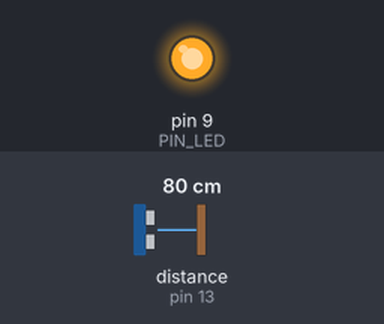
A sketch run on a simulated Arduino Uno, built with avr-gcc and run on an emulated ATmega328P. On the bench: output pins drawn as LEDs (lit = HIGH). Wiring (inferred from the names in the program): ultrasonic range finder: trigger pin 12; echo pin 13. Dashed ring = blinking. The inputs (shaded band) are chosen by the test bench; at power-on: distance to the obstacle (sensor on pin 13) 80 cm. The echo pulse lasts 58.3 µs per cm; pins used as bus, display or sensor lines are not drawn; what the sketch prints to the serial monitor is not drawn.

Above: at 1.2 s.
1.3 s: distance to the obstacle (sensor on pin 13) set to 18 cm
At 1.71 s:
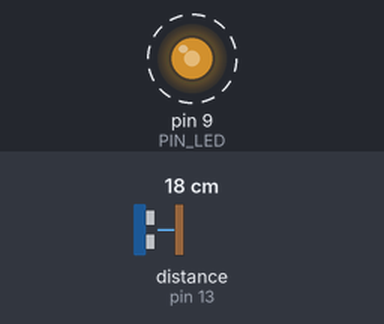
4.3 s: distance to the obstacle (sensor on pin 13) set to 2 cm
Timing chart, 0 to 7.3 s (numbered marks = the images above; inputs shaded):
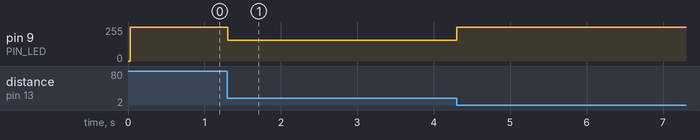

Measured:
- after the input at 1.3 s, pin 9 (PIN_LED): alternates 155/255 for 0.03 s and 154/255 for 0.02 s, starting at once

The sketch:

08_practice___.ino
```cpp
#define PIN_LED 9
#define PIN_TRIG 12
#define PIN_ECHO 13

#define SND_VEL 346.0
#define INTERVAL 25
#define _DIST_MIN 100
#define _DIST_MAX 300

float timeout;
float dist_min, dist_max, dist_raw;
unsigned long last_sampling_time;
float scale;

void setup() {
  pinMode(PIN_LED, OUTPUT);
  pinMode(PIN_TRIG, OUTPUT);
  digitalWrite(PIN_TRIG, LOW);
  pinMode(PIN_ECHO, INPUT);

  dist_min - _DIST_MIN;
  dist_max = _DIST_MAX;
  timeout = (INTERVAL / 2) * 1000.0;
  dist_raw = 0.0;
  scale = 0.001 * 0.5 * SND_VEL;

  Serial. begin(57600);
  last_sampling_time = 0;
}

void loop() {
  if(millis() < last_sampling_time + INTERVAL) return;
  dist_raw = USS_measure(PIN_TRIG, PIN_ECHO);
  Serial.print("Min:0");
  Serial.print("raw:");
  Serial.print(dist_raw);
  Serial.print(",");
  Serial.print("Max:400");
  float cheak = 255.0/200.0;
  if(dist_raw == 0) {
    analogWrite(PIN_LED, 255);
  }
  else if(dist_raw < 200){
    analogWrite(PIN_LED, 255-cheak*(dist_raw-100));
  }
  else{
    analogWrite(PIN_LED, cheak*(dist_raw-100)-255);
  }

  last_sampling_time += INTERVAL;
  }
  float USS_measure(int TRIG, int ECHO)
  {
    float reading;
    digitalWrite(TRIG, HIGH);
    delayMicroseconds(10);
    digitalWrite(TRIG, LOW);
    reading = pulseIn(ECHO, HIGH, timeout) * scale;
    if(reading < dist_min || reading > dist_max) reading = 0.0;
    return reading;
}
```
